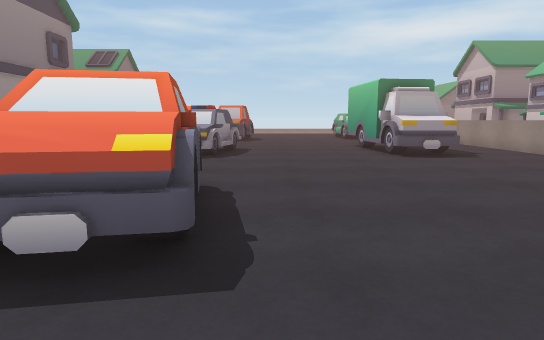
[1] (above)

24 first-person views from a walk through a 3-D level made in the Unity game engine. The camera is 1.2 m above the floor, tilts 8° down and sees 75° across. The floor is counted in squares, 1 m on a side. Each view is taken from the middle of a square. On the plan, view 1 faces up. The plan holds only what a view shows up to about 14 squares ahead; the rest is blank. The place goes on beyond the plan. The player is left out.

[2]
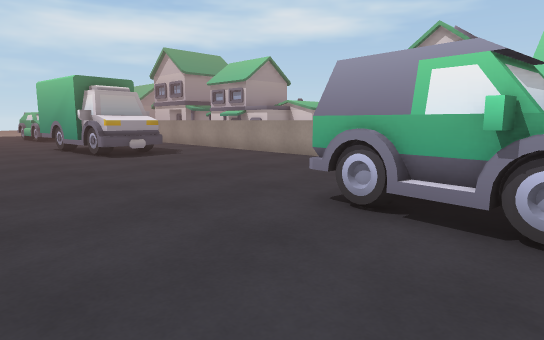

[3]
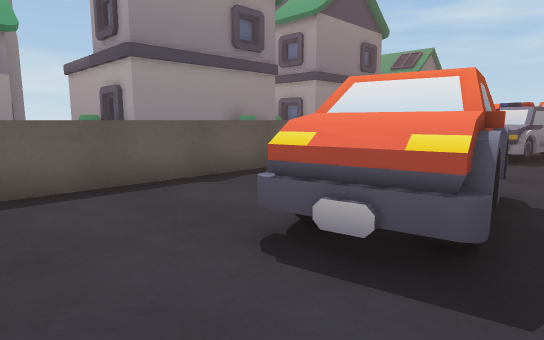

[4]
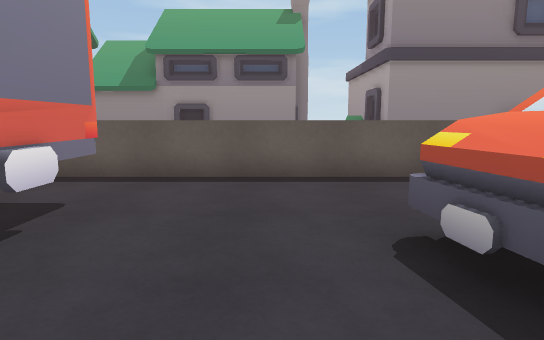

[5]
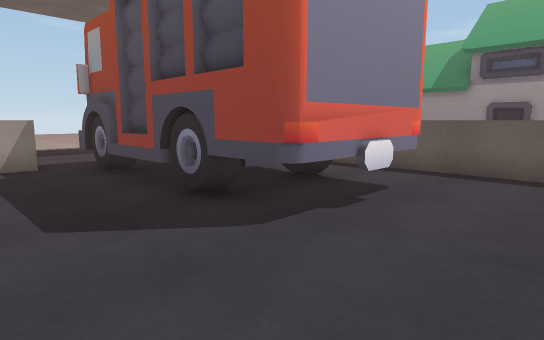

[6]
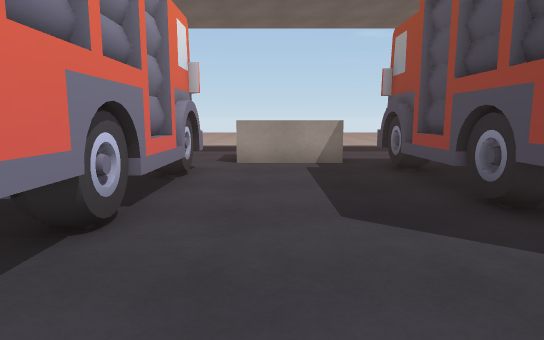

[7]
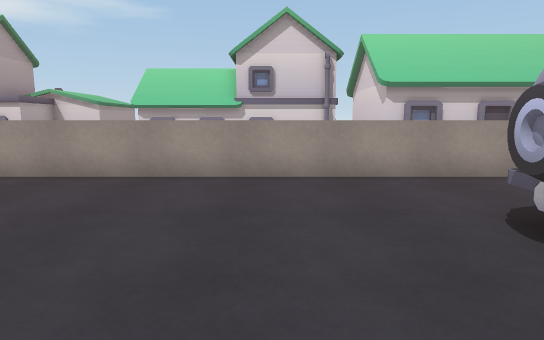

[8]
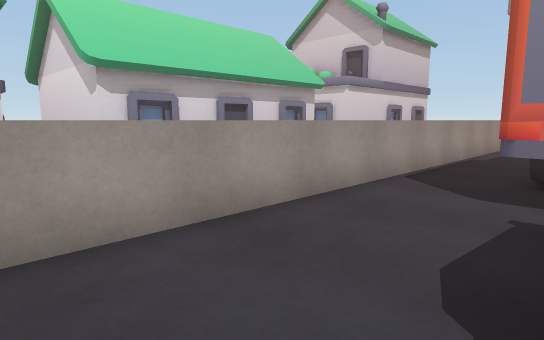

[9]
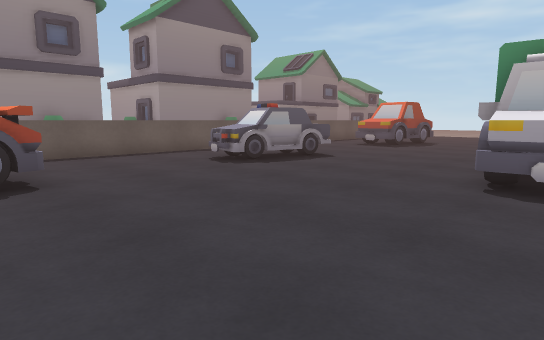

[10]
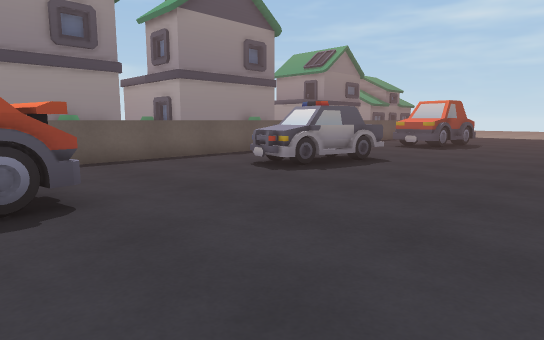

[11]
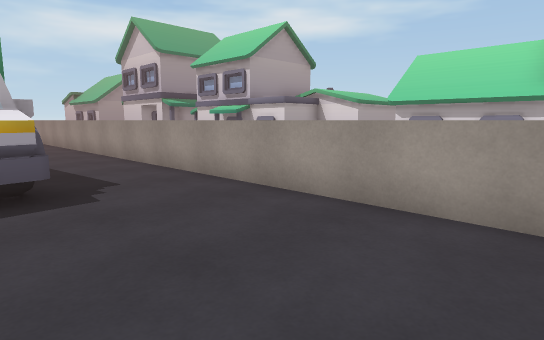

[12]
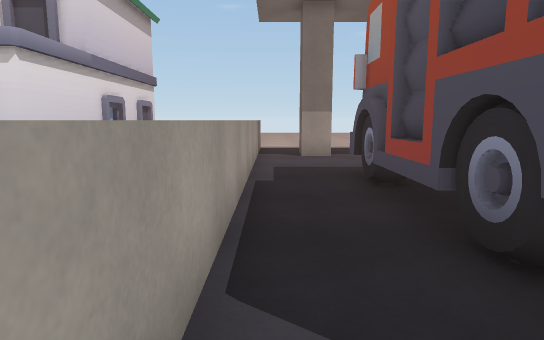

[13]
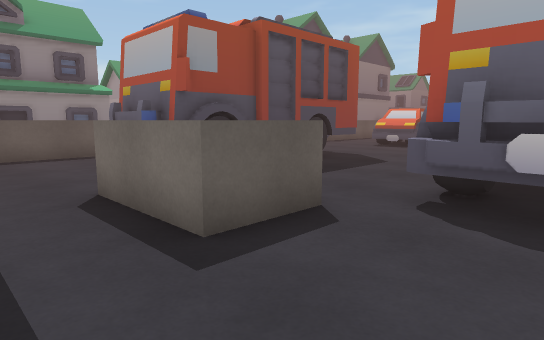

[14]
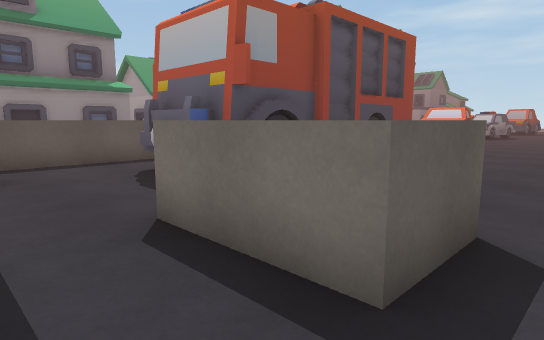

[15]
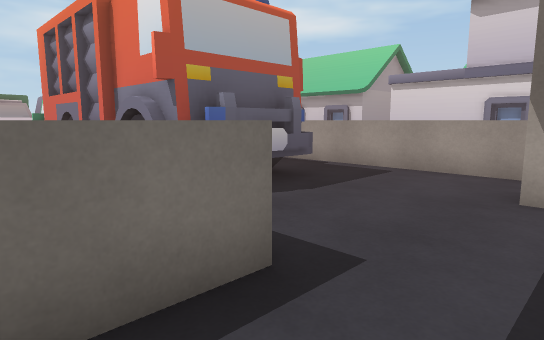

[16]
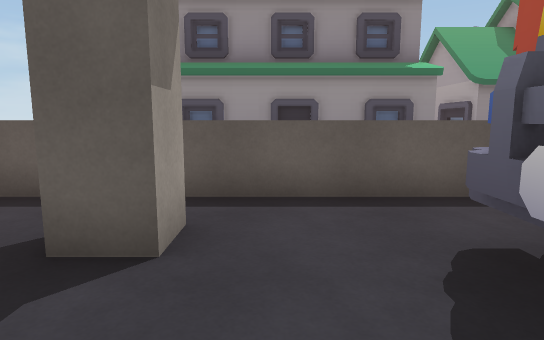

[17]
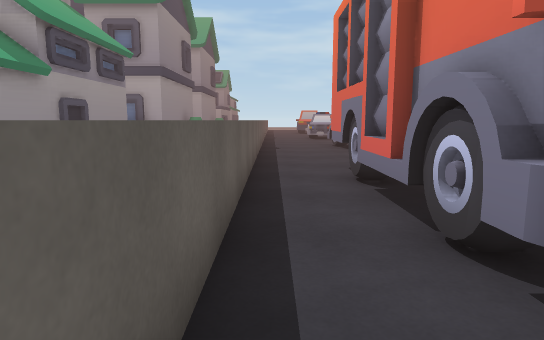

[18]
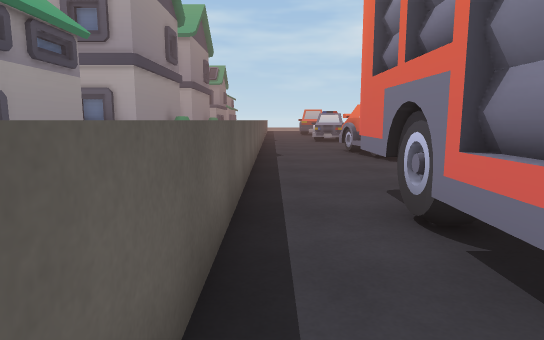

[19]
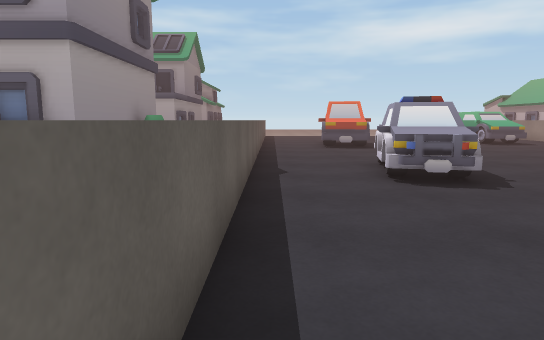

[20]
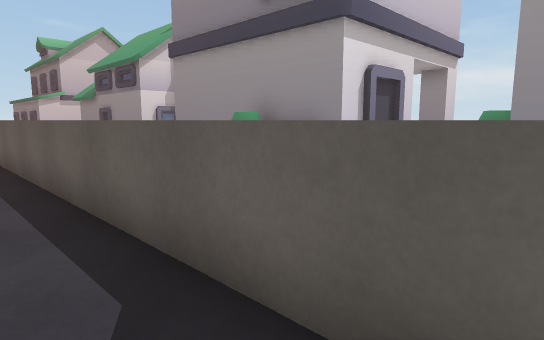

[21]
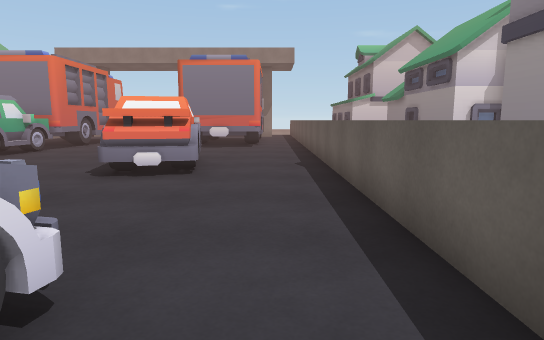

[22]
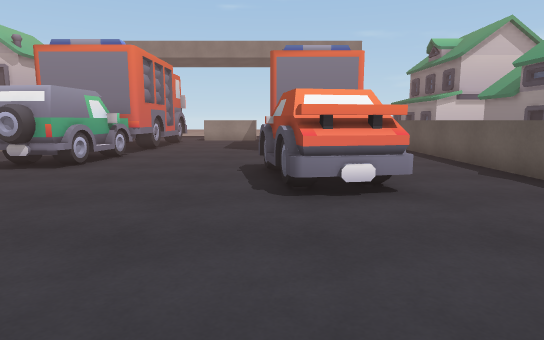

[23]
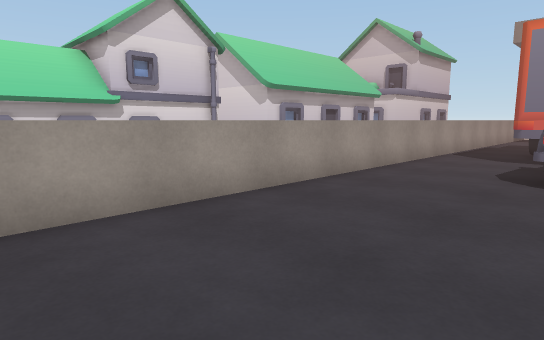

[24]
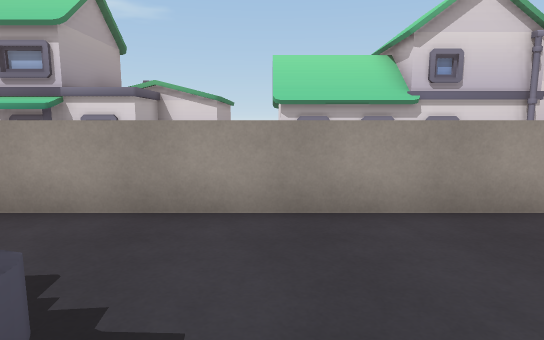

### Floor plan
Key: @ floor where view 1 was taken; # wall or solid block; . floor; ^ raised ledge; O other object.
Columns run from 17 left of view 1 to 19 right of it. Each row starts with its distance up from view 1.
 15       O   ^...OO.....O  ...^   OOO
 14     OOO   ^...OOO....#O ...^     OO
 13     O     ^..OOO.....OOO...^     OOOO
 12           ^...OO.....OOO...^
 11 OO OOOO   ^................^    OOOO
 10 O     O   ^................^    O
  9       OO  ^................^    O
  8       O   ^................^    O
  7       O   ^................^    OO O
  6       O   ^...OOO..........^    OO O
  5   ##OOO   ^...OOO..........^    O
  4     O     ^...OOO.....O....^    O
  3           ^...OOO....OOO...^
  2     #O    ^..........OOO...^   OOOOOO
  1       #   ^..........OOO...^   O
  0       O   ^......@...OO ...^   #
 -1       O   ^..........O OO..^   #
 -2       #   ^..OOOO....OO O..^   #
 -3       O   ^..O OO....O  O..^   #
 -4       O   ^..O  O....#  #..^   O
 -5   OOOOO   ^..#  #....#  #..^   OOOO
 -6           ^..#  #....O  O..^
 -7      OOO  ^..O  O....O  O..^   #
 -8        O  ^..O  O....OOOO..^   #
 -9        O  ^..OOOO^^^^......^   #
-10        #  ^......^  ^......^   O
-11        #  ^......^^^^......^   O
-12        O  ^.##..........##.^   O
-13        O     #.......... #.^   O

Positions as (right, up) in squares from view 1, and headings:
1: (0, 0), facing up
2: (0, 0), facing up-right
3: (0, 0), facing up-left
4: (1, 1), facing left
5: (2, 1), facing down-left
6: (2, 1), facing down
7: (2, 6), facing right
8: (6, 5), facing down-right
9: (6, 5), facing up-left
10: (4, 5), facing up-left
11: (5, 6), facing up-right
12: (9, 0), facing down
13: (6, -13), facing up-left
14: (4, -13), facing up-left
15: (1, -13), facing up-right
16: (-1, -11), facing left
17: (-6, -11), facing up
18: (-6, -8), facing up
19: (-6, 5), facing up
20: (-5, 15), facing down-left
21: (-5, 14), facing down
22: (-1, 12), facing down
23: (5, 11), facing down-right
24: (5, 11), facing right
